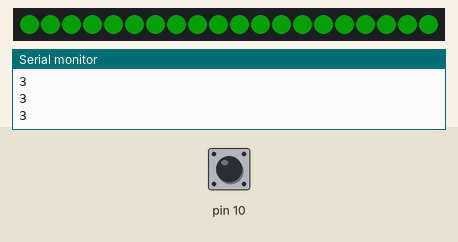
Simulated run of this sketch. Board: Arduino Uno, built with avr-gcc and run on an emulated ATmega328P. On the bench: 20 RGB LEDs in strip order, left to right, the last lines printed to the serial monitor. The test bench sets the inputs (shaded band); at power-on: pin 10 HIGH. Dim RGB values are drawn brighter than linear; colours are those a GRB WS2812 strip shows for the declared byte order.

Above: at 2.2 s.
2.3 s: pin 10 pulled LOW for 3.2 s
At 6.3 s:
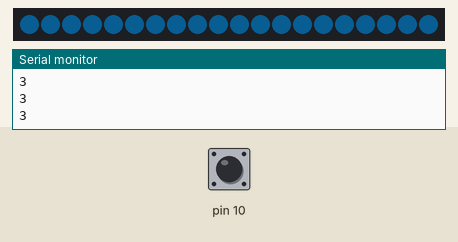
7.0 s: pin 10 pulled LOW for 0.15 s
9.0 s: pin 10 pulled LOW for 1 s
At 11.1 s:
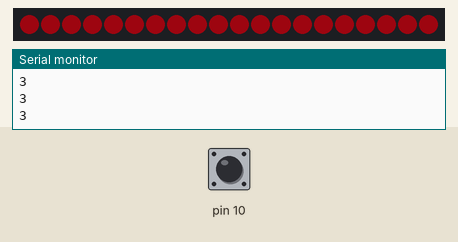
11.9 s: pin 10 pulled LOW for 3.2 s
At 16.3 s:
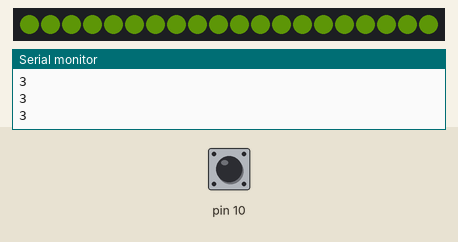
16.6 s: pin 10 pulled LOW for 0.15 s
18.6 s: pin 10 pulled LOW for 1 s
At 19.07 s:
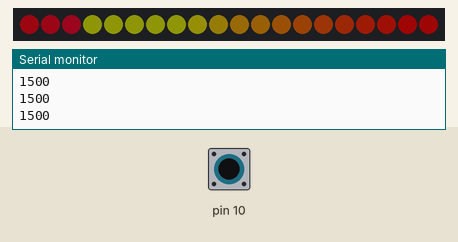
Timing chart, 0 to 21.6 s (numbered marks = the images above; inputs shaded):
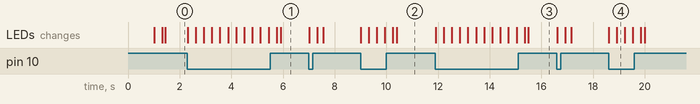

Measured:
- after the input at 9.0 s, the LEDs: first change at once (image 2 shows a later state)
- after the input at 18.6 s, the LEDs: first change at once (image 4 shows a later state)

The sketch:

BatteryPlant.ino
```cpp
#include <CapacitiveSensor.h>

#include "FastLED.h"

// How many leds in your strip?
#define NUM_LEDS 20

// For led chips like Neopixels, which have a data line, ground, and power, you just
// need to define DATA_PIN.  For led chipsets that are SPI based (four wires - data, clock,
// ground, and power), like the LPD8806, define both DATA_PIN and CLOCK_PIN
#define DATA_PIN 5

// Define the array of leds
CRGB leds[NUM_LEDS];

 float touchThreshold = 0;

 long total1;

 int sensitivity = 200;

 unsigned long millisCount;
 unsigned long lastCount;

 bool touched = false;

 int value = 200;

 int touchCount = 0;

 static uint8_t hue = 0;

/*
 * CapitiveSense Library Demo Sketch
 * Paul Badger 2008
 * Uses a high value resistor e.g. 10M between send pin and receive pin
 * Resistor effects sensitivity, experiment with values, 50K - 50M. Larger resistor values yield larger sensor values.
 * Receive pin is the sensor pin - try different amounts of foil/metal on this pin
 */


CapacitiveSensor   cs_4_2 = CapacitiveSensor(9,10);        // 10M resistor between pins 4 & 2, pin 2 is sensor pin, add a wire and or foil if desired

void setup()
{
 //  cs_4_2.set_CS_AutocaL_Millis(0xFFFFFFFF);     // turn off autocalibrate on channel 1 - just as an example
  Serial.begin(57600);
  Serial.println("resetting");

  Intialize();

  LEDS.addLeds<WS2812,DATA_PIN,RGB>(leds,NUM_LEDS);
  LEDS.setBrightness(50);
}


void Intialize()
{
  int tempValue;

  for(int i=0; i< 10; i++)
  {
    tempValue += cs_4_2.capacitiveSensor(10);

    delay(100);
  }

    touchThreshold = (tempValue/10) + sensitivity;
    Serial.println(touchThreshold);
}

void fadeall() { for(int i = 0; i < NUM_LEDS; i++) { leds[i].nscale8(254); } }

void loop() {

  if(hue >= 255)
  {
    hue = 0;
  }

  ReadSensor();

  // First slide the led in one direction
  for(int i = 0; i < NUM_LEDS; i++) {
    // Set the i'th led to red
    leds[i] = CHSV(hue, value, value);
    // Show the leds
    // now that we've shown the leds, reset the i'th led to black
    // leds[i] = CRGB::Black;
    //fadeall();
    // Wait a little bit before we loop around and do it again

    FastLED.show();
    delay(20);

    ReadSensor();
  }

}

void ReadSensor()
{
  total1 = cs_4_2.capacitiveSensor(10);

 // millisCount = millis();

  Serial.println(total1);

  if(total1 >= touchThreshold && total1 > -2)
  {
  //  lastCount = millis() + 50;

    touched = true;

    hue += 3;
  }
  else if(total1 < touchThreshold)
  {
    touched = false;
  }
}
```
